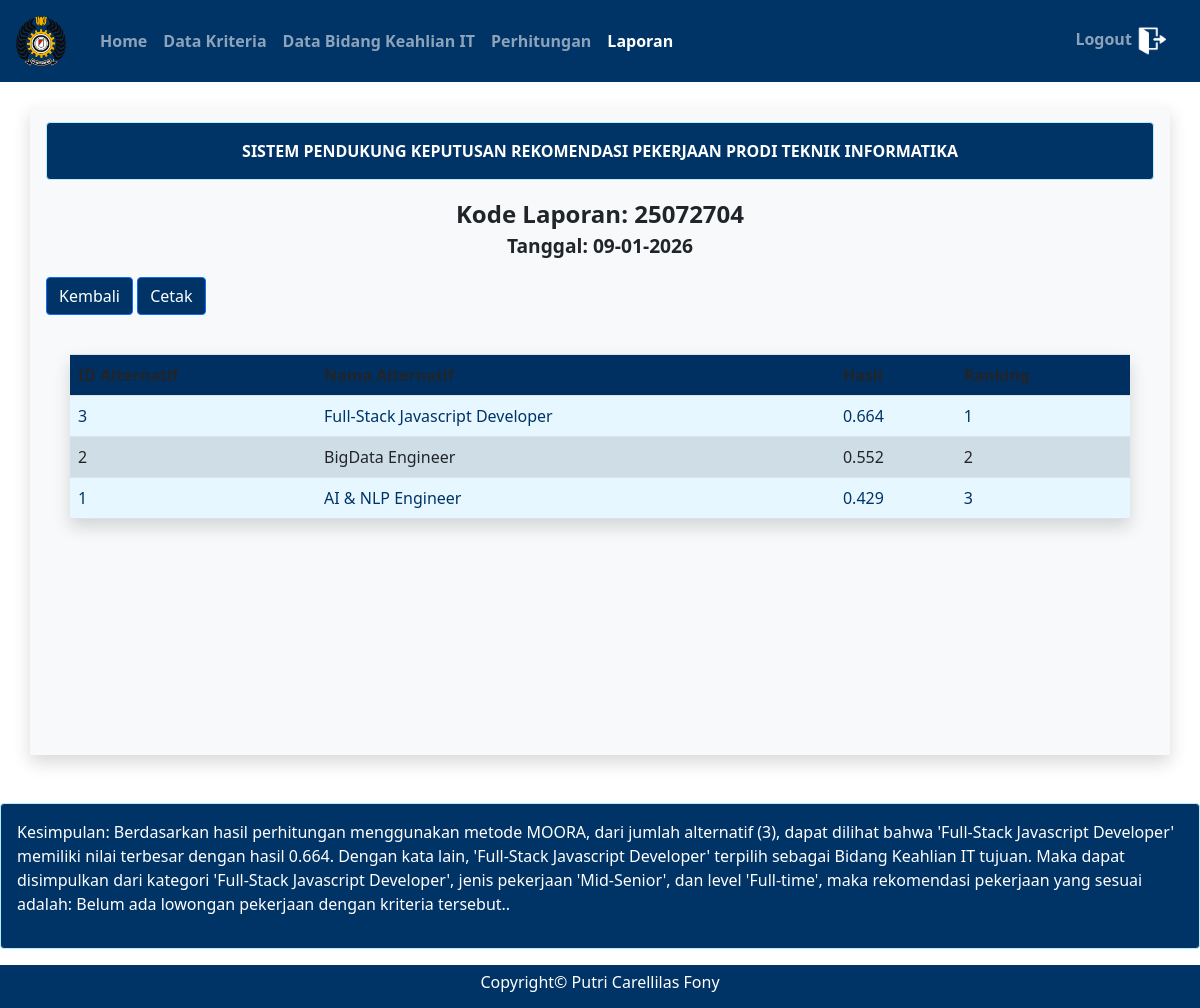
The page /admin/detail_laporan.php?kode=25072704 (signed in) on the database its author committed.
### tables this page shows
CREATE TABLE `laporan` (
  `id_laporan` int(255) NOT NULL,
  `id_alternatif` varchar(255) NOT NULL,
  `nama_alternatif` varchar(255) NOT NULL,
  `max_min` varchar(255) NOT NULL,
  `ranking` varchar(255) NOT NULL,
  `tanggal` date NOT NULL
);

CREATE TABLE `alternatif` (
  `id_alternatif` varchar(25) NOT NULL,
  `nama_alternatif` varchar(50) NOT NULL,
  `c1` varchar(25) NOT NULL,
  `c2` varchar(25) NOT NULL,
  `c3` varchar(25) NOT NULL,
  `nama_skill` varchar(255) DEFAULT NULL,
  `tahun` int(11) NOT NULL
);

### functions.php (called while the page is built, shortened)
<?php
$con = mysqli_connect("localhost", "root", "", "skripsi");
function query($query)
{
    global $con;
    $data = mysqli_query($con, $query);
    $rows = [];
    while ($row = mysqli_fetch_assoc($data)) {
        $rows[] = $row;
    }
    return $rows;
}
?>

### admin/detail_laporan.php (the view, shortened to what this page needs)
<?php
require '../functions.php';
$kode = $_GET['kode'];
$data = query("SELECT * FROM laporan WHERE id_laporan = '$kode'");
$alternatif_count = count($data);
$highest_alternatif = null;
$highest_hasil = null;
foreach ($data as $detail_data) {
    if ($detail_data['ranking'] == 1) {
        $highest_alternatif = $detail_data['nama_alternatif'];
        $highest_hasil = $detail_data['max_min'];
        break;
    }
}
if ($alternatif_count === 0) {
    $summary = "Kesimpulan: Tidak ada data untuk ditampilkan.";
} else {
    $selected_alternatif = mysqli_fetch_assoc(mysqli_query($con, "SELECT * FROM alternatif WHERE nama_alternatif = '$highest_alternatif'"));
    $level_id = $selected_alternatif['c2'];
    $involvement_id = $selected_alternatif['c3'];
    $category = $selected_alternatif['nama_alternatif'];
    $level_mapping = [
        2 => 'Full-time',
        1 => 'Contract',
    ];
    $level_text = $level_mapping[$level_id] ?? 'Tidak Diketahui';
    $involvement_mapping = [
        4 => 'Director',
        3 => 'Mid-Senior',
        2 => 'Associate',
        1 => 'Entry level',
    ];
    $involvement_text = $involvement_mapping[$involvement_id] ?? 'Tidak Diketahui';
    $job_recommendation = "Belum ada lowongan pekerjaan dengan kriteria tersebut.";
    $summary = "Kesimpulan: Berdasarkan hasil perhitungan menggunakan metode MOORA, dari jumlah alternatif ($alternatif_count), dapat dilihat bahwa '$highest_alternatif' memiliki nilai terbesar dengan hasil $highest_hasil. Dengan kata lain, '$highest_alternatif' terpilih sebagai Bidang Keahlian IT tujuan. Maka dapat disimpulkan dari kategori '$category', jenis pekerjaan '$involvement_text', dan level '$level_text', maka rekomendasi pekerjaan yang sesuai adalah: $job_recommendation.";
}
?>
<!doctype html>
<html lang="en">
<head>
    <link rel="stylesheet" type="text/css" href="../bootstrap/css/bootstrap.min.css">
    <link href="https://cdn.jsdelivr.net/npm/bootstrap@5.1.1/dist/css/bootstrap.min.css" rel="stylesheet">
</head>
<body>
    <form method="post" action="perhitungan.php">
        <nav class="navbar navbar-expand-lg navbar-dark" style="background-color: #003366;">
            <a class="navbar-brand" href="#"><img src="../img/stt.png" width="50"></a>
            <div class="collapse navbar-collapse" id="navbarNavAltMarkup">
                <div class="navbar-nav" style="margin: 10px;">
                    <a class="nav-link" href="index.php"><b>Home</b></a>
                    <a class="nav-link" href="data_kriteria.php"><b>Data Kriteria</b></a>
                    <a class="nav-link" href="it.php"><b>Data Bidang Keahlian IT</b></a>
                    <a class="nav-link" href="data_cafe.php"><b>Perhitungan</b></a>
                    <a class="nav-link active" href="laporan.php"><b>Laporan</b></a>
                </div>
                <div class="navbar-nav ms-auto" style="margin: 10px;">
                    <a class="log nav-link m-auto" href="../logout.php">
                        <b>Logout</b>
                        <img src="../img/logout.png" width="30">
                    </a>
                </div>
            </div>
        </nav>
    </form>
    <br>
  <div class="container bg-light shadow p-3 mb-5">
    <div class="alert alert-info">
        <center><b>SISTEM PENDUKUNG KEPUTUSAN REKOMENDASI PEKERJAAN PRODI TEKNIK INFORMATIKA</b></center>
    </div>
    <div class="text-center mb-3">
        <span style="font-size: 1.5em; font-weight: bold;">Kode Laporan: <?= $data[0]['id_laporan']; ?></span><br>
        <span style="font-size: 1.2em; font-weight: bold;">Tanggal: <?= date('d-m-Y'); ?></span>
    </div>
    <div class="no-print">
        <a href="laporan.php" class="btn btn-primary" style="background-color: #003366; color: white; margin-bottom: 15px;">Kembali</a>
        <button onclick="window.print()" class="btn btn-primary" style="background-color: #003366; color: white; margin-bottom: 15px;">Cetak</button>
    </div>
    <div class="table-responsive p-4">
        <table class="table table-striped shadow">
            <tr class="bg-info">
                <th>ID Alternatif</th>
                <th>Nama Alternatif</th>
                <th>Hasil</th>
                <th>Ranking</th>
            </tr>
            <?php if ($alternatif_count > 0): ?>
                <?php foreach ($data as $detail_data): ?>
                    <tr>
                        <td><?= $detail_data['id_alternatif']; ?></td>
                        <td><?= $detail_data['nama_alternatif']; ?></td>
                        <td><?= $detail_data['max_min']; ?></td>
                        <td><?= $detail_data['ranking']; ?></td>
                    </tr>
                <?php endforeach; ?>
            <?php else: ?>
                <tr>
                    <td colspan="6" class="text-center">Tidak ada data ditemukan</td>
                </tr>
            <?php endif; ?>
        </table>
    </div>
</div>
        <div class="alert alert-info">
            <p><?= $summary; ?></p>
        </div>
    <div class="col-md-12 bg-primary">
        <div class="copyright">
            <h6>Copyright&copy; Putri Carellilas Fony</h6>
        </div>
    </div>
</body>
</html>

### admin/detail_laporan.php (style rules this page uses)
body { background-color: #ffffff; }
.container { min-height: calc(100vh - 211px - -60px); }
.col-md-12 { padding: 8px; background-color: #003366 !important; }
.copyright { text-align: center; color: #ffffff; }
.alert-info { background-color: #003366; color: #ffffff; }
.table-striped { background-color: #e6f7ff; }
.table th, .table td { color: #003366; }
.table th { background-color: #003366; color: white; }

### rows shown on the page
laporan: id_laporan "25072704", id_alternatif "3", nama_alternatif "Full-Stack Javascript Developer", max_min "0.664", ranking "1", summary "Kesimpulan: Berdasarkan hasil perhitungan menggunakan metode MOORA, dari jumlah alternatif (3), dapat dilihat bahwa 'Full-Stack Javascript Developer' memiliki nilai terbesar dengan hasil 0.664. Dengan kata lain, 'Full-Stack Javascript Developer' terpilih sebagai Bidang Keahlian IT tujuan. Maka dapat disimpulkan dari kategori 'Full-Stack Javascript Developer', jenis pekerjaan 'Mid-Senior', dan level 'Full-time', maka rekomendasi pekerjaan yang sesuai adalah: Belum ada lowongan pekerjaan dengan kriteria tersebut.."
laporan: id_alternatif "2", nama_alternatif "BigData Engineer", max_min "0.552", ranking "2"
laporan: id_alternatif "1", nama_alternatif "AI & NLP Engineer", max_min "0.429", ranking "3"
